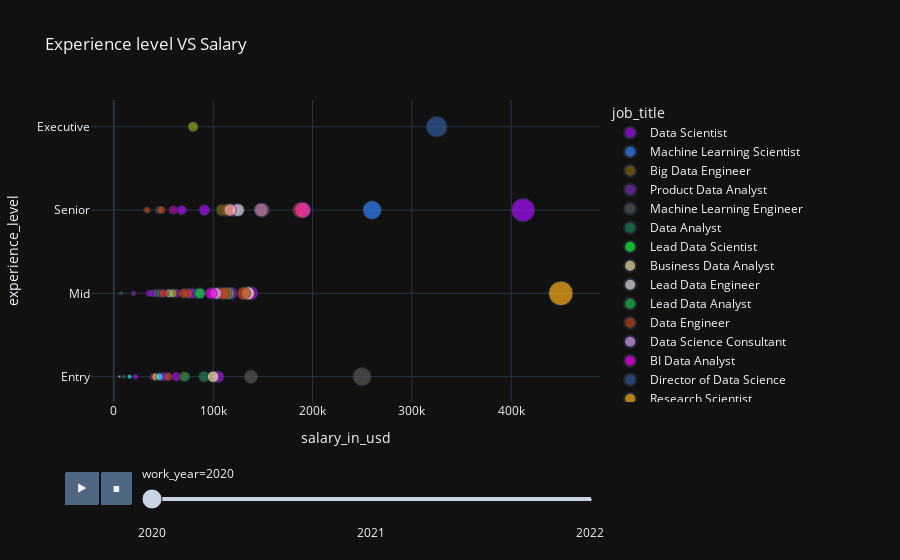

Notebook cell for this chart:
### Code cell
px.scatter(df, x = 'salary_in_usd', y = 'experience_level', size = 'salary_in_usd', 
           hover_name = 'job_title', color = 'job_title', 
           color_discrete_sequence=px.colors.qualitative.Alphabet, template = 'plotly_dark',
           animation_frame = 'work_year', title = 'Experience level VS Salary').update_yaxes(categoryarray = 
           ['Entry', 'Mid', 'Senior', 'Executive'])

### Figure 1 — Plotly figure (JSON) as saved in the notebook; plotly's stock layout.template omitted (floating-point values rounded to 4 significant figures)
{"data": [{"hovertemplate": "<b>%{hovertext}</b><br><br>job_title=Data Scientist<br>work_year=2020<br>salary_in_usd=%{marker.size}<br>experience_level=%{y}<extra></extra>", "hovertext": ["Data Scientist", "Data Scientist", "Data Scientist", "Data Scientist", "Data Scientist", "Data Scientist", "Data Scientist", "Data Scientist", "Data Scientist", "Data Scientist", "Data Scientist", "Data Scientist", "Data Scientist", "Data Scientist", "Data Scientist", "Data Scientist", "Data Scientist", "Data Scientist", "Data Scientist", "Data Scientist", "Data Scientist"], "legendgroup": "Data Scientist", "marker": {"color": "#AA0DFE", "size": [79833, 35735, 51321, 40481, 39916, 68428, 45760, 76958, 105000, 38776, 118000, 120000, 138350, 21669, 412000, 62726, 49268, 105000, 91237, 62726, 42197], "sizemode": "area", "sizeref": 1500, "symbol": "circle"}, "mode": "markers", "name": "Data Scientist", "orientation": "h", "showlegend": true, "type": "scatter", "x": [79833, 35735, 51321, 40481, 39916, 68428, 45760, 76958, 105000, 38776, 118000, 120000, 138350, 21669, 412000, 62726, 49268, 105000, 91237, 62726, 42197], "xaxis": "x", "y": ["Mid", "Mid", "Entry", "Mid", "Entry", "Senior", "Mid", "Mid", "Mid", "Mid", "Mid", "Senior", "Mid", "Entry", "Senior", "Entry", "Entry", "Entry", "Senior", "Mid", "Mid"], "yaxis": "y"}, {"hovertemplate": "<b>%{hovertext}</b><br><br>job_title=Machine Learning Scientist<br>work_year=2020<br>salary_in_usd=%{marker.size}<br>experience_level=%{y}<extra></extra>", "hovertext": ["Machine Learning Scientist"], "legendgroup": "Machine Learning Scientist", "marker": {"color": "#3283FE", "size": [260000], "sizemode": "area", "sizeref": 1500, "symbol": "circle"}, "mode": "markers", "name": "Machine Learning Scientist", "orientation": "h", "showlegend": true, "type": "scatter", "x": [260000], "xaxis": "x", "y": ["Senior"], "yaxis": "y"}, {"hovertemplate": "<b>%{hovertext}</b><br><br>job_title=Big Data Engineer<br>work_year=2020<br>salary_in_usd=%{marker.size}<br>experience_level=%{y}<extra></extra>", "hovertext": ["Big Data Engineer", "Big Data Engineer", "Big Data Engineer"], "legendgroup": "Big Data Engineer", "marker": {"color": "#85660D", "size": [109024, 114047, 70000], "sizemode": "area", "sizeref": 1500, "symbol": "circle"}, "mode": "markers", "name": "Big Data Engineer", "orientation": "h", "showlegend": true, "type": "scatter", "x": [109024, 114047, 70000], "xaxis": "x", "y": ["Senior", "Senior", "Entry"], "yaxis": "y"}, {"hovertemplate": "<b>%{hovertext}</b><br><br>job_title=Product Data Analyst<br>work_year=2020<br>salary_in_usd=%{marker.size}<br>experience_level=%{y}<extra></extra>", "hovertext": ["Product Data Analyst", "Product Data Analyst"], "legendgroup": "Product Data Analyst", "marker": {"color": "#782AB6", "size": [20000, 6072], "sizemode": "area", "sizeref": 1500, "symbol": "circle"}, "mode": "markers", "name": "Product Data Analyst", "orientation": "h", "showlegend": true, "type": "scatter", "x": [20000, 6072], "xaxis": "x", "y": ["Mid", "Mid"], "yaxis": "y"}, {"hovertemplate": "<b>%{hovertext}</b><br><br>job_title=Machine Learning Engineer<br>work_year=2020<br>salary_in_usd=%{marker.size}<br>experience_level=%{y}<extra></extra>", "hovertext": ["Machine Learning Engineer", "Machine Learning Engineer", "Machine Learning Engineer", "Machine Learning Engineer", "Machine Learning Engineer"], "legendgroup": "Machine Learning Engineer", "marker": {"color": "#565656", "size": [150000, 43331, 250000, 138000, 45618], "sizemode": "area", "sizeref": 1500, "symbol": "circle"}, "mode": "markers", "name": "Machine Learning Engineer", "orientation": "h", "showlegend": true, "type": "scatter", "x": [150000, 43331, 250000, 138000, 45618], "xaxis": "x", "y": ["Senior", "Mid", "Entry", "Entry", "Senior"], "yaxis": "y"}, {"hovertemplate": "<b>%{hovertext}</b><br><br>job_title=Data Analyst<br>work_year=2020<br>salary_in_usd=%{marker.size}<br>experience_level=%{y}<extra></extra>", "hovertext": ["Data Analyst", "Data Analyst", "Data Analyst", "Data Analyst", "Data Analyst", "Data Analyst", "Data Analyst"], "legendgroup": "Data Analyst", "marker": {"color": "#1C8356", "size": [72000, 85000, 8000, 46759, 10000, 6072, 91000], "sizemode": "area", "sizeref": 1500, "symbol": "circle"}, "mode": "markers", "name": "Data Analyst", "orientation": "h", "showlegend": true, "type": "scatter", "x": [72000, 85000, 8000, 46759, 10000, 6072, 91000], "xaxis": "x", "y": ["Entry", "Mid", "Mid", "Mid", "Entry", "Entry", "Entry"], "yaxis": "y"}, {"hovertemplate": "<b>%{hovertext}</b><br><br>job_title=Lead Data Scientist<br>work_year=2020<br>salary_in_usd=%{marker.size}<br>experience_level=%{y}<extra></extra>", "hovertext": ["Lead Data Scientist", "Lead Data Scientist"], "legendgroup": "Lead Data Scientist", "marker": {"color": "#16FF32", "size": [190000, 115000], "sizemode": "area", "sizeref": 1500, "symbol": "circle"}, "mode": "markers", "name": "Lead Data Scientist", "orientation": "h", "showlegend": true, "type": "scatter", "x": [190000, 115000], "xaxis": "x", "y": ["Senior", "Mid"], "yaxis": "y"}, {"hovertemplate": "<b>%{hovertext}</b><br><br>job_title=Business Data Analyst<br>work_year=2020<br>salary_in_usd=%{marker.size}<br>experience_level=%{y}<extra></extra>", "hovertext": ["Business Data Analyst", "Business Data Analyst"], "legendgroup": "Business Data Analyst", "marker": {"color": "#F7E1A0", "size": [135000, 100000], "sizemode": "area", "sizeref": 1500, "symbol": "circle"}, "mode": "markers", "name": "Business Data Analyst", "orientation": "h", "showlegend": true, "type": "scatter", "x": [135000, 100000], "xaxis": "x", "y": ["Mid", "Entry"], "yaxis": "y"}, {"hovertemplate": "<b>%{hovertext}</b><br><br>job_title=Lead Data Engineer<br>work_year=2020<br>salary_in_usd=%{marker.size}<br>experience_level=%{y}<extra></extra>", "hovertext": ["Lead Data Engineer", "Lead Data Engineer"], "legendgroup": "Lead Data Engineer", "marker": {"color": "#E2E2E2", "size": [125000, 56000], "sizemode": "area", "sizeref": 1500, "symbol": "circle"}, "mode": "markers", "name": "Lead Data Engineer", "orientation": "h", "showlegend": true, "type": "scatter", "x": [125000, 56000], "xaxis": "x", "y": ["Senior", "Mid"], "yaxis": "y"}, {"hovertemplate": "<b>%{hovertext}</b><br><br>job_title=Lead Data Analyst<br>work_year=2020<br>salary_in_usd=%{marker.size}<br>experience_level=%{y}<extra></extra>", "hovertext": ["Lead Data Analyst"], "legendgroup": "Lead Data Analyst", "marker": {"color": "#1CBE4F", "size": [87000], "sizemode": "area", "sizeref": 1500, "symbol": "circle"}, "mode": "markers", "name": "Lead Data Analyst", "orientation": "h", "showlegend": true, "type": "scatter", "x": [87000], "xaxis": "x", "y": ["Mid"], "yaxis": "y"}, {"hovertemplate": "<b>%{hovertext}</b><br><br>job_title=Data Engineer<br>work_year=2020<br>salary_in_usd=%{marker.size}<br>experience_level=%{y}<extra></extra>", "hovertext": ["Data Engineer", "Data Engineer", "Data Engineer", "Data Engineer", "Data Engineer", "Data Engineer", "Data Engineer", "Data Engineer", "Data Engineer", "Data Engineer", "Data Engineer"], "legendgroup": "Data Engineer", "marker": {"color": "#C4451C", "size": [41689, 47899, 33511, 74130, 106000, 112872, 188000, 70139, 54742, 110000, 130800], "sizemode": "area", "sizeref": 1500, "symbol": "circle"}, "mode": "markers", "name": "Data Engineer", "orientation": "h", "showlegend": true, "type": "scatter", "x": [41689, 47899, 33511, 74130, 106000, 112872, 188000, 70139, 54742, 110000, 130800], "xaxis": "x", "y": ["Entry", "Senior", "Senior", "Mid", "Mid", "Mid", "Senior", "Mid", "Entry", "Mid", "Mid"], "yaxis": "y"}, {"hovertemplate": "<b>%{hovertext}</b><br><br>job_title=Data Science Consultant<br>work_year=2020<br>salary_in_usd=%{marker.size}<br>experience_level=%{y}<extra></extra>", "hovertext": ["Data Science Consultant", "Data Science Consultant"], "legendgroup": "Data Science Consultant", "marker": {"color": "#DEA0FD", "size": [5707, 103000], "sizemode": "area", "sizeref": 1500, "symbol": "circle"}, "mode": "markers", "name": "Data Science Consultant", "orientation": "h", "showlegend": true, "type": "scatter", "x": [5707, 103000], "xaxis": "x", "y": ["Entry", "Mid"], "yaxis": "y"}, {"hovertemplate": "<b>%{hovertext}</b><br><br>job_title=BI Data Analyst<br>work_year=2020<br>salary_in_usd=%{marker.size}<br>experience_level=%{y}<extra></extra>", "hovertext": ["BI Data Analyst"], "legendgroup": "BI Data Analyst", "marker": {"color": "#FE00FA", "size": [98000], "sizemode": "area", "sizeref": 1500, "symbol": "circle"}, "mode": "markers", "name": "BI Data Analyst", "orientation": "h", "showlegend": true, "type": "scatter", "x": [98000], "xaxis": "x", "y": ["Mid"], "yaxis": "y"}, {"hovertemplate": "<b>%{hovertext}</b><br><br>job_title=Director of Data Science<br>work_year=2020<br>salary_in_usd=%{marker.size}<br>experience_level=%{y}<extra></extra>", "hovertext": ["Director of Data Science"], "legendgroup": "Director of Data Science", "marker": {"color": "#325A9B", "size": [325000], "sizemode": "area", "sizeref": 1500, "symbol": "circle"}, "mode": "markers", "name": "Director of Data Science", "orientation": "h", "showlegend": true, "type": "scatter", "x": [325000], "xaxis": "x", "y": ["Executive"], "yaxis": "y"}, {"hovertemplate": "<b>%{hovertext}</b><br><br>job_title=Research Scientist<br>work_year=2020<br>salary_in_usd=%{marker.size}<br>experience_level=%{y}<extra></extra>", "hovertext": ["Research Scientist", "Research Scientist"], "legendgroup": "Research Scientist", "marker": {"color": "#FEAF16", "size": [42000, 450000], "sizemode": "area", "sizeref": 1500, "symbol": "circle"}, "mode": "markers", "name": "Research Scientist", "orientation": "h", "showlegend": true, "type": "scatter", "x": [42000, 450000], "xaxis": "x", "y": ["Entry", "Mid"], "yaxis": "y"}, {"hovertemplate": "<b>%{hovertext}</b><br><br>job_title=Machine Learning Manager<br>work_year=2020<br>salary_in_usd=%{marker.size}<br>experience_level=%{y}<extra></extra>", "hovertext": ["Machine Learning Manager"], "legendgroup": "Machine Learning Manager", "marker": {"color": "#F8A19F", "size": [117104], "sizemode": "area", "sizeref": 1500, "symbol": "circle"}, "mode": "markers", "name": "Machine Learning Manager", "orientation": "h", "showlegend": true, "type": "scatter", "x": [117104], "xaxis": "x", "y": ["Senior"], "yaxis": "y"}, {"hovertemplate": "<b>%{hovertext}</b><br><br>job_title=Data Engineering Manager<br>work_year=2020<br>salary_in_usd=%{marker.size}<br>experience_level=%{y}<extra></extra>", "hovertext": ["Data Engineering Manager", "Data Engineering Manager"], "legendgroup": "Data Engineering Manager", "marker": {"color": "#90AD1C", "size": [59303, 79833], "sizemode": "area", "sizeref": 1500, "symbol": "circle"}, "mode": "markers", "name": "Data Engineering Manager", "orientation": "h", "showlegend": true, "type": "scatter", "x": [59303, 79833], "xaxis": "x", "y": ["Mid", "Executive"], "yaxis": "y"}, {"hovertemplate": "<b>%{hovertext}</b><br><br>job_title=Machine Learning Infrastructure Engineer<br>work_year=2020<br>salary_in_usd=%{marker.size}<br>experience_level=%{y}<extra></extra>", "hovertext": ["Machine Learning Infrastructure Engineer"], "legendgroup": "Machine Learning Infrastructure Engineer", "marker": {"color": "#F6222E", "size": [50180], "sizemode": "area", "sizeref": 1500, "symbol": "circle"}, "mode": "markers", "name": "Machine Learning Infrastructure Engineer", "orientation": "h", "showlegend": true, "type": "scatter", "x": [50180], "xaxis": "x", "y": ["Mid"], "yaxis": "y"}, {"hovertemplate": "<b>%{hovertext}</b><br><br>job_title=ML Engineer<br>work_year=2020<br>salary_in_usd=%{marker.size}<br>experience_level=%{y}<extra></extra>", "hovertext": ["ML Engineer"], "legendgroup": "ML Engineer", "marker": {"color": "#1CFFCE", "size": [15966], "sizemode": "area", "sizeref": 1500, "symbol": "circle"}, "mode": "markers", "name": "ML Engineer", "orientation": "h", "showlegend": true, "type": "scatter", "x": [15966], "xaxis": "x", "y": ["Entry"], "yaxis": "y"}, {"hovertemplate": "<b>%{hovertext}</b><br><br>job_title=AI Scientist<br>work_year=2020<br>salary_in_usd=%{marker.size}<br>experience_level=%{y}<extra></extra>", "hovertext": ["AI Scientist"], "legendgroup": "AI Scientist", "marker": {"color": "#2ED9FF", "size": [45896], "sizemode": "area", "sizeref": 1500, "symbol": "circle"}, "mode": "markers", "name": "AI Scientist", "orientation": "h", "showlegend": true, "type": "scatter", "x": [45896], "xaxis": "x", "y": ["Entry"], "yaxis": "y"}, {"hovertemplate": "<b>%{hovertext}</b><br><br>job_title=Computer Vision Engineer<br>work_year=2020<br>salary_in_usd=%{marker.size}<br>experience_level=%{y}<extra></extra>", "hovertext": ["Computer Vision Engineer"], "legendgroup": "Computer Vision Engineer", "marker": {"color": "#B10DA1", "size": [60000], "sizemode": "area", "sizeref": 1500, "symbol": "circle"}, "mode": "markers", "name": "Computer Vision Engineer", "orientation": "h", "showlegend": true, "type": "scatter", "x": [60000], "xaxis": "x", "y": ["Senior"], "yaxis": "y"}, {"hovertemplate": "<b>%{hovertext}</b><br><br>job_title=Principal Data Scientist<br>work_year=2020<br>salary_in_usd=%{marker.size}<br>experience_level=%{y}<extra></extra>", "hovertext": ["Principal Data Scientist"], "legendgroup": "Principal Data Scientist", "marker": {"color": "#C075A6", "size": [148261], "sizemode": "area", "sizeref": 1500, "symbol": "circle"}, "mode": "markers", "name": "Principal Data Scientist", "orientation": "h", "showlegend": true, "type": "scatter", "x": [148261], "xaxis": "x", "y": ["Senior"], "yaxis": "y"}, {"hovertemplate": "<b>%{hovertext}</b><br><br>job_title=Data Science Manager<br>work_year=2020<br>salary_in_usd=%{marker.size}<br>experience_level=%{y}<extra></extra>", "hovertext": ["Data Science Manager"], "legendgroup": "Data Science Manager", "marker": {"color": "#FC1CBF", "size": [190200], "sizemode": "area", "sizeref": 1500, "symbol": "circle"}, "mode": "markers", "name": "Data Science Manager", "orientation": "h", "showlegend": true, "type": "scatter", "x": [190200], "xaxis": "x", "y": ["Senior"], "yaxis": "y"}], "layout": {"legend": {"itemsizing": "constant", "title": {"text": "job_title"}, "tracegroupgap": 0}, "sliders": [{"active": 0, "currentvalue": {"prefix": "work_year="}, "len": 0.9, "pad": {"b": 10, "t": 60}, "steps": [{"args": [["2020"], {"frame": {"duration": 0, "redraw": false}, "fromcurrent": true, "mode": "immediate", "transition": {"duration": 0, "easing": "linear"}}], "label": "2020", "method": "animate"}, {"args": [["2021"], {"frame": {"duration": 0, "redraw": false}, "fromcurrent": true, "mode": "immediate", "transition": {"duration": 0, "easing": "linear"}}], "label": "2021", "method": "animate"}, {"args": [["2022"], {"frame": {"duration": 0, "redraw": false}, "fromcurrent": true, "mode": "immediate", "transition": {"duration": 0, "easing": "linear"}}], "label": "2022", "method": "animate"}], "x": 0.1, "xanchor": "left", "y": 0, "yanchor": "top"}], "title": {"text": "Experience level VS Salary"}, "updatemenus": [{"buttons": [{"args": [null, {"frame": {"duration": 500, "redraw": false}, "fromcurrent": true, "mode": "immediate", "transition": {"duration": 500, "easing": "linear"}}], "label": "&#9654;", "method": "animate"}, {"args": [[null], {"frame": {"duration": 0, "redraw": false}, "fromcurrent": true, "mode": "immediate", "transition": {"duration": 0, "easing": "linear"}}], "label": "&#9724;", "method": "animate"}], "direction": "left", "pad": {"r": 10, "t": 70}, "showactive": false, "type": "buttons", "x": 0.1, "xanchor": "right", "y": 0, "yanchor": "top"}], "xaxis": {"anchor": "y", "domain": [0, 1], "title": {"text": "salary_in_usd"}}, "yaxis": {"anchor": "x", "categoryarray": ["Entry", "Mid", "Senior", "Executive"], "domain": [0, 1], "title": {"text": "experience_level"}}}}
